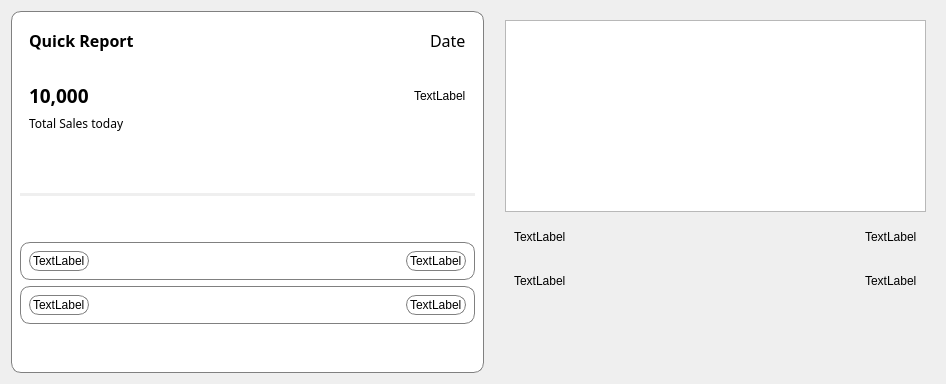
               <widget class="QWidget" name="widget_22" native="true">
                <property name="sizePolicy">
                 <sizepolicy hsizetype="Preferred" vsizetype="Expanding">
                  <horstretch>0</horstretch>
                  <verstretch>0</verstretch>
                 </sizepolicy>
                </property>
                <layout class="QGridLayout" name="gridLayout_79">
                 <property name="horizontalSpacing">
                  <number>12</number>
                 </property>
                 <property name="verticalSpacing">
                  <number>10</number>
                 </property>
                 <item row="0" column="0">
                  <widget class="QWidget" name="widget_50" native="true">
                   <property name="styleSheet">
                    <string notr="true">border: 1px solid gray;
border-radius: 10px;
background-color: rgb(255, 255, 255);</string>
                   </property>
                   <layout class="QGridLayout" name="gridLayout_77">
                    <item row="6" column="0">
                     <widget class="QWidget" name="widget_58" native="true">
                      <layout class="QGridLayout" name="gridLayout_82">
                       <item row="0" column="0">
                        <widget class="QLabel" name="label_56">
                         <property name="text">
                          <string>TextLabel</string>
                         </property>
                        </widget>
                       </item>
                       <item row="0" column="1">
                        <spacer name="horizontalSpacer_45">
                         <property name="orientation">
                          <enum>Qt::Horizontal</enum>
                         </property>
                         <property name="sizeHint" stdset="0">
                          <size>
                           <width>311</width>
                           <height>20</height>
                          </size>
                         </property>
                        </spacer>
                       </item>
                       <item row="0" column="2">
                        <widget class="QLabel" name="label_65">
                         <property name="text">
                          <string>TextLabel</string>
                         </property>
                        </widget>
                       </item>
                      </layout>
                     </widget>
                    </item>
                    <item row="2" column="0">
                     <widget class="QWidget" name="widget_52" native="true">
                      <property name="styleSheet">
                       <string notr="true">border: none;</string>
                      </property>
                      <layout class="QGridLayout" name="gridLayout_34">
                       <property name="topMargin">
                        <number>15</number>
                       </property>
                       <property name="bottomMargin">
                        <number>15</number>
                       </property>
                       <item row="2" column="0">
                        <widget class="QLabel" name="label_64">
                         <property name="font">
                          <font>
                           <family>Century Gothic</family>
                           <pointsize>9</pointsize>
                          </font>
                         </property>
                         <property name="styleSheet">
                          <string notr="true">border: none;</string>
                         </property>
                         <property name="text">
                          <string>Total Sales today</string>
                         </property>
                        </widget>
                       </item>
                       <item row="1" column="1">
                        <spacer name="horizontalSpacer_17">
                         <property name="orientation">
                          <enum>Qt::Horizontal</enum>
                         </property>
                         <property name="sizeHint" stdset="0">
                          <size>
                           <width>262</width>
                           <height>20</height>
                          </size>
                         </property>
                        </spacer>
                       </item>
                       <item row="1" column="2">
                        <widget class="QLabel" name="label_40">
                         <property name="styleSheet">
                          <string notr="true">border: none;</string>
                         </property>
                         <property name="text">
                          <string>TextLabel</string>
                         </property>
                        </widget>
                       </item>
                       <item row="1" column="0">
                        <widget class="QLabel" name="label_39">
                         <property name="font">
                          <font>
                           <family>Century Gothic</family>
                           <pointsize>14</pointsize>
                           <weight>75</weight>
                           <bold>true</bold>
                          </font>
                         </property>
                         <property name="styleSheet">
                          <string notr="true">border: none;</string>
                         </property>
                         <property name="text">
                          <string>10,000</string>
                         </property>
                        </widget>
                       </item>
                      </layout>
                     </widget>
                    </item>
                    <item row="0" column="0">
                     <widget class="QWidget" name="widget_51" native="true">
                      <property name="styleSheet">
                       <string notr="true">border: none;</string>
                      </property>
                      <layout class="QGridLayout" name="gridLayout_31">
                       <item row="0" column="0">
                        <widget class="QLabel" name="label_26">
                         <property name="font">
                          <font>
                           <family>Century Gothic</family>
                           <pointsize>12</pointsize>
                           <weight>75</weight>
                           <bold>true</bold>
                          </font>
                         </property>
                         <property name="styleSheet">
                          <string notr="true">border: none;</string>
                         </property>
                         <property name="text">
                          <string>Quick Report</string>
                         </property>
                        </widget>
                       </item>
                       <item row="0" column="1">
                        <spacer name="horizontalSpacer_16">
                         <property name="orientation">
                          <enum>Qt::Horizontal</enum>
                         </property>
                         <property name="sizeHint" stdset="0">
                          <size>
                           <width>260</width>
                           <height>20</height>
                          </size>
                         </property>
                        </spacer>
                       </item>
                       <item row="0" column="2">
                        <widget class="QLabel" name="label_37">
                         <property name="font">
                          <font>
                           <family>Century Gothic</family>
                           <pointsize>12</pointsize>
                          </font>
                         </property>
                         <property name="styleSheet">
                          <string notr="true">border: none;</string>
                         </property>
                         <property name="text">
                          <string>Date</string>
                         </property>
                        </widget>
                       </item>
                      </layout>
                     </widget>
                    </item>
                    <item row="7" column="0">
                     <widget class="QWidget" name="widget_59" native="true">
                      <layout class="QGridLayout" name="gridLayout_83">
                       <item row="0" column="0">
                        <widget class="QLabel" name="label_70">
                         <property name="text">
                          <string>TextLabel</string>
                         </property>
                        </widget>
                       </item>
                       <item row="0" column="1">
                        <spacer name="horizontalSpacer_46">
                         <property name="orientation">
                          <enum>Qt::Horizontal</enum>
                         </property>
                         <property name="sizeHint" stdset="0">
                          <size>
                           <width>311</width>
                           <height>20</height>
                          </size>
                         </property>
                        </spacer>
                       </item>
                       <item row="0" column="2">
                        <widget class="QLabel" name="label_71">
                         <property name="text">
                          <string>TextLabel</string>
                         </property>
                        </widget>
                       </item>
                      </layout>
                     </widget>
                    </item>
                    <item row="5" column="0">
                     <spacer name="verticalSpacer_6">
                      <property name="orientation">
                       <enum>Qt::Vertical</enum>
                      </property>
                      <property name="sizeHint" stdset="0">
                       <size>
                        <width>20</width>
                        <height>40</height>
                       </size>
                      </property>
                     </spacer>
                    </item>
                    <item row="4" column="0">
                     <widget class="Line" name="line_5">
                      <property name="styleSheet">
                       <string notr="true">border: none;
background-color: rgba(221, 221, 221, 120);</string>
                      </property>
                      <property name="orientation">
                       <enum>Qt::Horizontal</enum>
                      </property>
                     </widget>
                    </item>
                    <item row="3" column="0">
                     <spacer name="verticalSpacer_29">
                      <property name="orientation">
                       <enum>Qt::Vertical</enum>
                      </property>
                      <property name="sizeHint" stdset="0">
                       <size>
                        <width>20</width>
                        <height>40</height>
                       </size>
                      </property>
                     </spacer>
                    </item>
                    <item row="8" column="0">
                     <spacer name="verticalSpacer_30">
                      <property name="orientation">
                       <enum>Qt::Vertical</enum>
                      </property>
                      <property name="sizeHint" stdset="0">
                       <size>
                        <width>20</width>
                        <height>40</height>
                       </size>
                      </property>
                     </spacer>
                    </item>
                   </layout>
                  </widget>
                 </item>
                 <item row="0" column="1">
                  <widget class="QWidget" name="widget_106" native="true">
                   <layout class="QGridLayout" name="gridLayout_78">
                    <item row="0" column="0">
                     <widget class="QTableWidget" name="tableWidget_4"/>
                    </item>
                    <item row="3" column="0">
                     <spacer name="verticalSpacer_7">
                      <property name="orientation">
                       <enum>Qt::Vertical</enum>
                      </property>
                      <property name="sizeHint" stdset="0">
                       <size>
                        <width>20</width>
                        <height>40</height>
                       </size>
                      </property>
                     </spacer>
                    </item>
                    <item row="1" column="0">
                     <widget class="QWidget" name="widget_53" native="true">
                      <layout class="QGridLayout" name="gridLayout_76">
                       <item row="0" column="0">
                        <widget class="QLabel" name="label_57">
                         <property name="text">
                          <string>TextLabel</string>
                         </property>
                        </widget>
                       </item>
                       <item row="0" column="1">
                        <spacer name="horizontalSpacer_40">
                         <property name="orientation">
                          <enum>Qt::Horizontal</enum>
                         </property>
                         <property name="sizeHint" stdset="0">
                          <size>
                           <width>293</width>
                           <height>20</height>
                          </size>
                         </property>
                        </spacer>
                       </item>
                       <item row="0" column="2">
                        <widget class="QLabel" name="label_59">
                         <property name="text">
                          <string>TextLabel</string>
                         </property>
                        </widget>
                       </item>
                      </layout>
                     </widget>
                    </item>
                    <item row="2" column="0">
                     <widget class="QWidget" name="widget_57" native="true">
                      <layout class="QGridLayout" name="gridLayout_81">
                       <item row="0" column="0">
                        <widget class="QLabel" name="label_62">
                         <property name="text">
                          <string>TextLabel</string>
                         </property>
                        </widget>
                       </item>
                       <item row="0" column="1">
                        <spacer name="horizontalSpacer_44">
                         <property name="orientation">
                          <enum>Qt::Horizontal</enum>
                         </property>
                         <property name="sizeHint" stdset="0">
                          <size>
                           <width>293</width>
                           <height>20</height>
                          </size>
                         </property>
                        </spacer>
                       </item>
                       <item row="0" column="2">
                        <widget class="QLabel" name="label_63">
                         <property name="text">
                          <string>TextLabel</string>
                         </property>
                        </widget>
                       </item>
                      </layout>
                     </widget>
                    </item>
                   </layout>
                  </widget>
                 </item>
                </layout>
               </widget>
